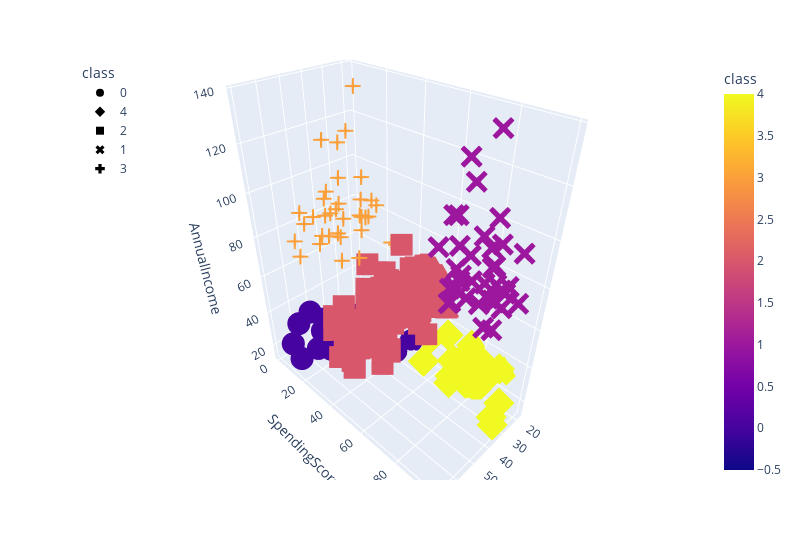

This figure's notebook cell:
### Code cell
# Plot the 3D-Scatter with x="Age", y="SpendingScore" and z="AnnualIncome"
fig = px.scatter_3d(
five_clusters,
x="Age",
y="SpendingScore",
z="AnnualIncome",
color="class",
symbol="class",
width=800,
)
fig.update_layout(legend=dict(x=0, y=1))
fig.show()

### Figure 1 — Plotly figure (JSON) as saved in the notebook; plotly's stock layout.template omitted (floating-point values rounded to 4 significant figures)
{"data": [{"hovertemplate": "class=%{marker.color}<br>Age=%{x}<br>SpendingScore=%{y}<br>AnnualIncome=%{z}<extra></extra>", "legendgroup": "0", "marker": {"color": [0, 0, 0, 0, 0, 0, 0, 0, 0, 0, 0, 0, 0, 0, 0, 0, 0, 0, 0, 0, 0, 0, 0], "coloraxis": "coloraxis", "symbol": "circle"}, "mode": "markers", "name": "0", "scene": "scene", "showlegend": true, "type": "scatter3d", "x": [19, 20, 31, 35, 64, 67, 58, 37, 35, 52, 35, 46, 54, 45, 40, 60, 53, 49, 42, 36, 65, 48, 49], "y": [39, 6, 40, 6, 3, 14, 15, 13, 35, 29, 35, 5, 14, 32, 31, 4, 4, 14, 17, 26, 35, 36, 28], "z": [15, 16, 17, 18, 19, 19, 20, 20, 21, 23, 24, 25, 28, 28, 29, 30, 33, 33, 34, 37, 38, 39, 39]}, {"hovertemplate": "class=%{marker.color}<br>Age=%{x}<br>SpendingScore=%{y}<br>AnnualIncome=%{z}<extra></extra>", "legendgroup": "4", "marker": {"color": [4, 4, 4, 4, 4, 4, 4, 4, 4, 4, 4, 4, 4, 4, 4, 4, 4, 4, 4, 4, 4, 4, 4], "coloraxis": "coloraxis", "symbol": "diamond"}, "mode": "markers", "name": "4", "scene": "scene", "showlegend": true, "type": "scatter3d", "x": [21, 23, 22, 23, 30, 35, 24, 22, 20, 35, 25, 31, 29, 35, 23, 21, 18, 21, 30, 20, 24, 31, 24], "y": [81, 77, 76, 94, 72, 99, 77, 79, 66, 98, 73, 73, 82, 61, 87, 73, 92, 81, 73, 75, 92, 61, 65], "z": [15, 16, 17, 18, 19, 19, 20, 20, 21, 23, 24, 25, 28, 28, 29, 30, 33, 33, 34, 37, 38, 39, 39]}, {"hovertemplate": "class=%{marker.color}<br>Age=%{x}<br>SpendingScore=%{y}<br>AnnualIncome=%{z}<extra></extra>", "legendgroup": "2", "marker": {"color": [2, 2, 2, 2, 2, 2, 2, 2, 2, 2, 2, 2, 2, 2, 2, 2, 2, 2, 2, 2, 2, 2, 2, 2, 2, 2, 2, 2, 2, 2, 2, 2, 2, 2, 2, 2, 2, 2, 2, 2, 2, 2, 2, 2, 2, 2, 2, 2, 2, 2, 2, 2, 2, 2, 2, 2, 2, 2, 2, 2, 2, 2, 2, 2, 2, 2, 2, 2, 2, 2, 2, 2, 2, 2, 2, 2, 2, 2, 2], "coloraxis": "coloraxis", "symbol": "square"}, "mode": "markers", "name": "2", "scene": "scene", "showlegend": true, "type": "scatter3d", "x": [50, 27, 29, 31, 49, 33, 31, 59, 50, 47, 51, 69, 27, 53, 70, 19, 67, 54, 63, 18, 43, 68, 19, 32, 70, 47, 60, 60, 59, 26, 45, 40, 23, 49, 57, 38, 67, 46, 21, 48, 55, 22, 34, 50, 68, 18, 48, 40, 32, 24, 47, 27, 48, 20, 23, 49, 67, 26, 49, 21, 66, 54, 68, 66, 65, 19, 38, 19, 18, 19, 63, 49, 51, 50, 27, 38, 40, 43, 28], "y": [55, 47, 42, 42, 52, 60, 54, 60, 45, 41, 50, 46, 51, 46, 56, 55, 52, 59, 51, 59, 50, 48, 59, 47, 55, 42, 49, 56, 47, 54, 53, 48, 52, 42, 51, 55, 41, 44, 57, 46, 58, 55, 60, 46, 55, 41, 49, 40, 42, 52, 47, 50, 42, 49, 41, 48, 59, 55, 56, 42, 50, 46, 43, 48, 52, 54, 42, 46, 48, 50, 43, 59, 43, 57, 56, 40, 58, 35, 40], "z": [40, 40, 40, 40, 42, 42, 43, 43, 43, 43, 44, 44, 46, 46, 46, 46, 47, 47, 48, 48, 48, 48, 48, 48, 49, 49, 50, 50, 54, 54, 54, 54, 54, 54, 54, 54, 54, 54, 54, 54, 57, 57, 58, 58, 59, 59, 60, 60, 60, 60, 60, 60, 61, 61, 62, 62, 62, 62, 62, 62, 63, 63, 63, 63, 63, 63, 64, 64, 65, 65, 65, 65, 67, 67, 67, 67, 69, 71, 76]}, {"hovertemplate": "class=%{marker.color}<br>Age=%{x}<br>SpendingScore=%{y}<br>AnnualIncome=%{z}<extra></extra>", "legendgroup": "1", "marker": {"color": [1, 1, 1, 1, 1, 1, 1, 1, 1, 1, 1, 1, 1, 1, 1, 1, 1, 1, 1, 1, 1, 1, 1, 1, 1, 1, 1, 1, 1, 1, 1, 1, 1, 1, 1, 1, 1, 1, 1], "coloraxis": "coloraxis", "symbol": "x"}, "mode": "markers", "name": "1", "scene": "scene", "showlegend": true, "type": "scatter3d", "x": [39, 31, 40, 38, 39, 31, 29, 32, 35, 32, 32, 28, 32, 34, 39, 38, 27, 30, 30, 29, 31, 36, 33, 32, 28, 36, 30, 27, 35, 32, 29, 30, 28, 36, 32, 38, 35, 32, 30], "y": [91, 77, 95, 75, 75, 71, 88, 73, 72, 93, 87, 97, 74, 90, 88, 76, 89, 78, 73, 83, 93, 75, 95, 63, 75, 92, 86, 69, 90, 86, 88, 97, 68, 85, 69, 91, 79, 74, 83], "z": [69, 70, 71, 71, 71, 72, 73, 73, 74, 75, 76, 77, 77, 78, 78, 78, 78, 78, 78, 79, 81, 85, 86, 87, 87, 87, 88, 88, 93, 97, 98, 99, 101, 103, 103, 113, 120, 126, 137]}, {"hovertemplate": "class=%{marker.color}<br>Age=%{x}<br>SpendingScore=%{y}<br>AnnualIncome=%{z}<extra></extra>", "legendgroup": "3", "marker": {"color": [3, 3, 3, 3, 3, 3, 3, 3, 3, 3, 3, 3, 3, 3, 3, 3, 3, 3, 3, 3, 3, 3, 3, 3, 3, 3, 3, 3, 3, 3, 3, 3, 3, 3, 3, 3], "coloraxis": "coloraxis", "symbol": "cross"}, "mode": "markers", "name": "3", "scene": "scene", "showlegend": true, "type": "scatter3d", "x": [23, 59, 47, 25, 20, 44, 19, 57, 25, 48, 34, 43, 44, 47, 37, 34, 56, 19, 50, 42, 36, 40, 36, 52, 58, 59, 37, 46, 41, 54, 41, 34, 33, 47, 45, 32], "y": [29, 11, 9, 34, 5, 7, 10, 5, 12, 36, 22, 17, 20, 16, 1, 1, 35, 5, 26, 20, 27, 13, 10, 13, 15, 14, 32, 15, 39, 24, 17, 23, 8, 16, 28, 18], "z": [70, 71, 71, 72, 73, 73, 74, 75, 77, 77, 78, 78, 78, 78, 78, 78, 79, 81, 85, 86, 87, 87, 87, 88, 88, 93, 97, 98, 99, 101, 103, 103, 113, 120, 126, 137]}], "layout": {"coloraxis": {"colorbar": {"title": {"text": "class"}}, "colorscale": [[0, "#0d0887"], [0.1111, "#46039f"], [0.2222, "#7201a8"], [0.3333, "#9c179e"], [0.4444, "#bd3786"], [0.5556, "#d8576b"], [0.6667, "#ed7953"], [0.7778, "#fb9f3a"], [0.8889, "#fdca26"], [1, "#f0f921"]]}, "legend": {"title": {"text": "class"}, "tracegroupgap": 0, "x": 0, "y": 1}, "margin": {"t": 60}, "scene": {"domain": {"x": [0, 1], "y": [0, 1]}, "xaxis": {"title": {"text": "Age"}}, "yaxis": {"title": {"text": "SpendingScore"}}, "zaxis": {"title": {"text": "AnnualIncome"}}}, "width": 800}}
